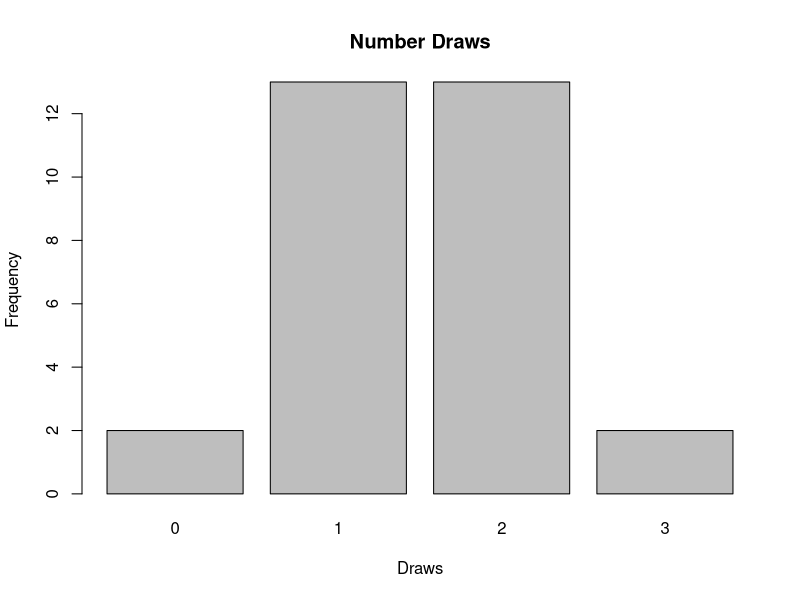

Write R code to recreate this figure.
numberWhite <- rhyper(30,4,5,3)
totals <- table(numberWhite)
totals
barplot(totals,main="Number Draws",ylab="Frequency",xlab="Draws")
